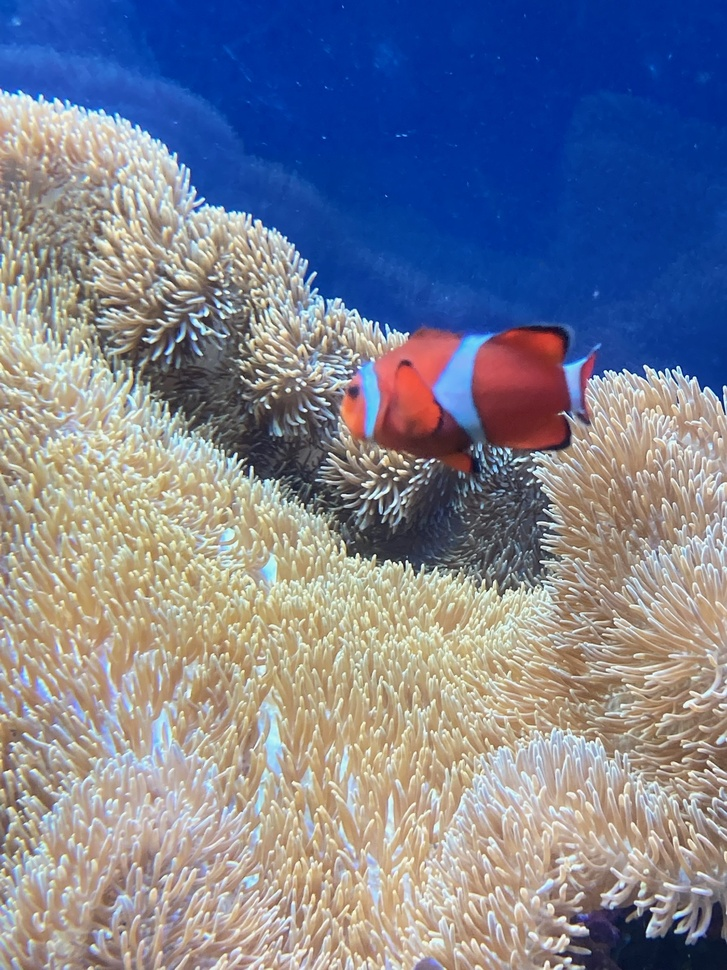
#> input picture fish.jpg, 727 x 970 px, shrunk from 1536 x 2048 before the run
$ python extract_red.py
#> lines starting #> are read from the running program, lines starting #| are printed output that depends on the picture; after the words box and inside, x2 and y2 are one past the last pixel; in counts of white or black regions, pixels touching at a corner belong together
import cv2
import numpy as np
import matplotlib.pyplot as plt

img_bgr = cv2.imread("fish.jpg")
#> img_bgr is the input picture: shape (970, 727, 3); mean B, G, R 146.4, 128.5, 123.5
img_hsv = cv2.cvtColor(img_bgr,cv2.COLOR_BGR2HSV)
#> img_hsv: shape (970, 727, 3); mean H, S, V 65.3, 105.4, 167.7

h, s, v = cv2.split(img_hsv)
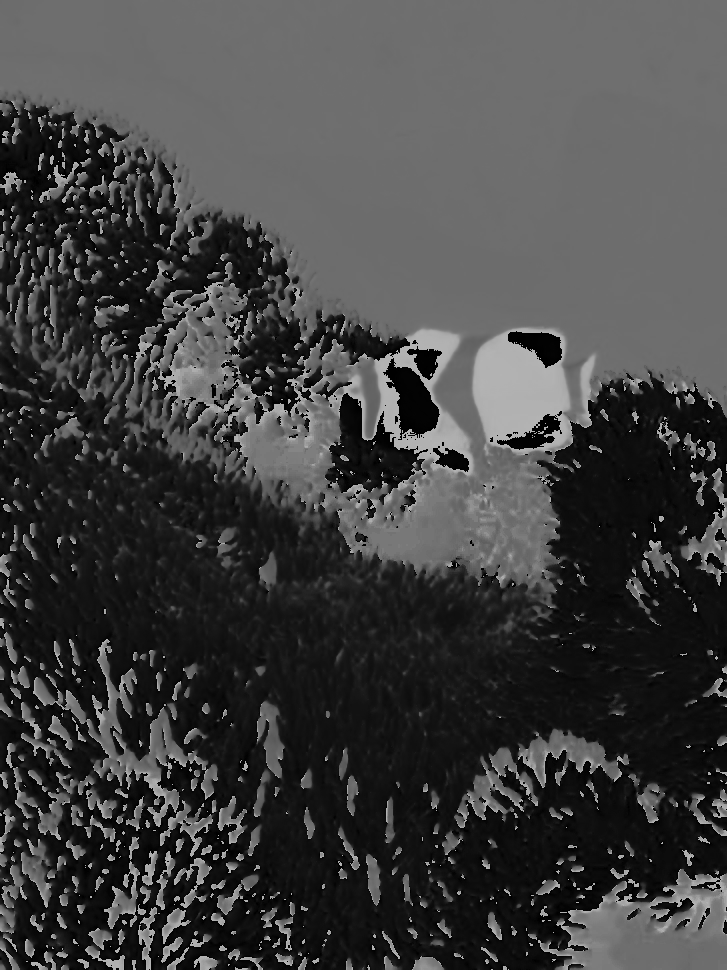
#> h: shape (970, 727); min 0, max 179, mean 65.3
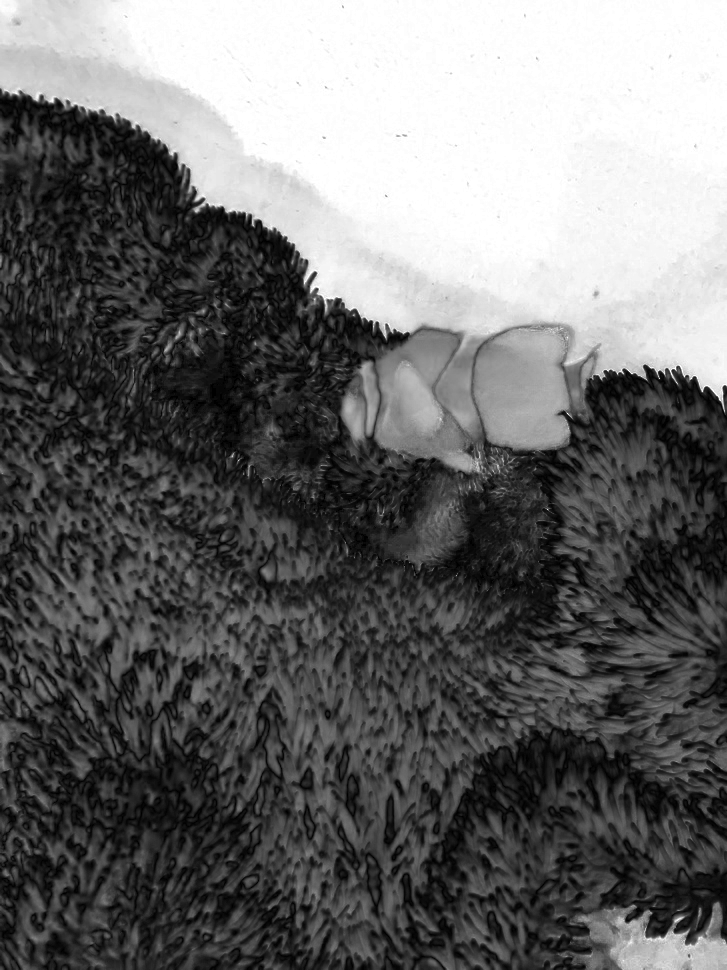
#> s: shape (970, 727); min 0, max 255, mean 105.4
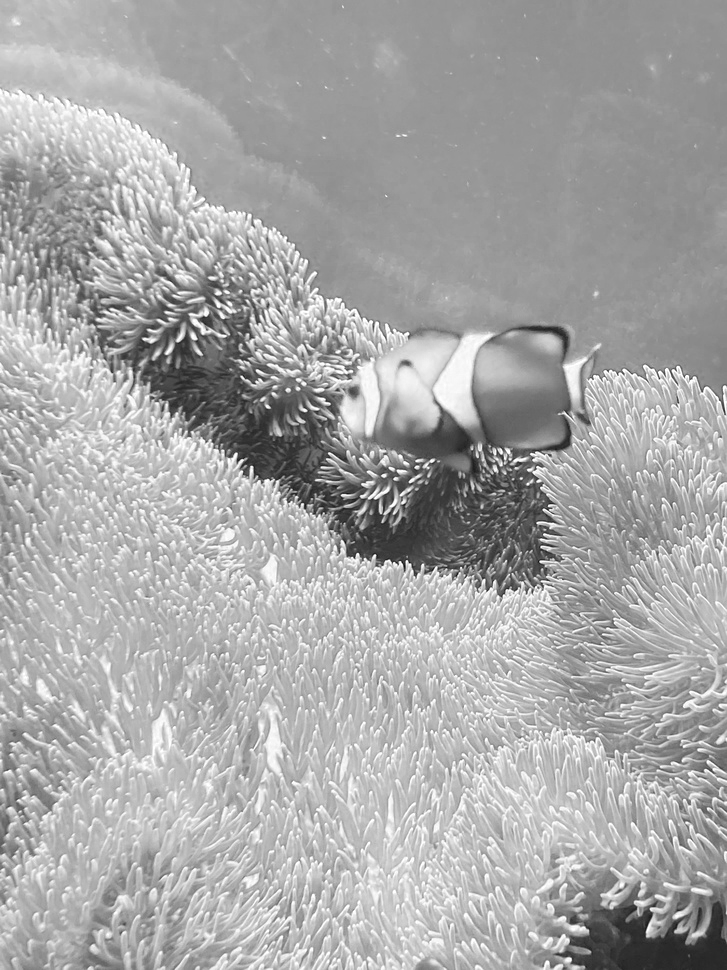
#> v: shape (970, 727); min 13, max 255, mean 167.7

plt.figure(figsize=(10,7))

mask = np.zeros(h.shape, dtype=np.uint8)

mask[(((0 < h) & (h < 2) )| ((150 < h) & (h< 180)) & (10< s))] = 255
mask_3ch = cv2.cvtColor(mask,cv2.COLOR_GRAY2BGR)
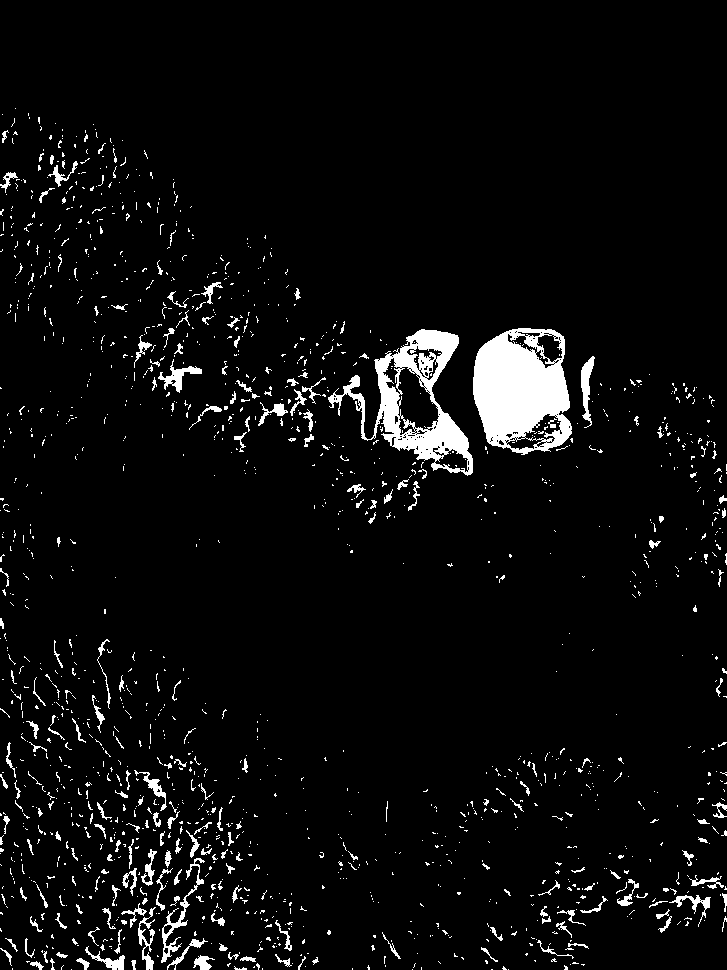
#> mask_3ch: shape (970, 727, 3); 4.8% white; 1548 white regions (1337 under 20 px), largest, box (x1, y1, x2, y2) and area: (473, 328, 572, 455) 8650, (328, 329, 473, 476) 6330, (161, 858, 205, 963) 661

mask = cv2.morphologyEx(mask, cv2.MORPH_CLOSE, np.ones((41,41),np.uint8))

result_img = cv2.bitwise_and(img_bgr,mask_3ch)
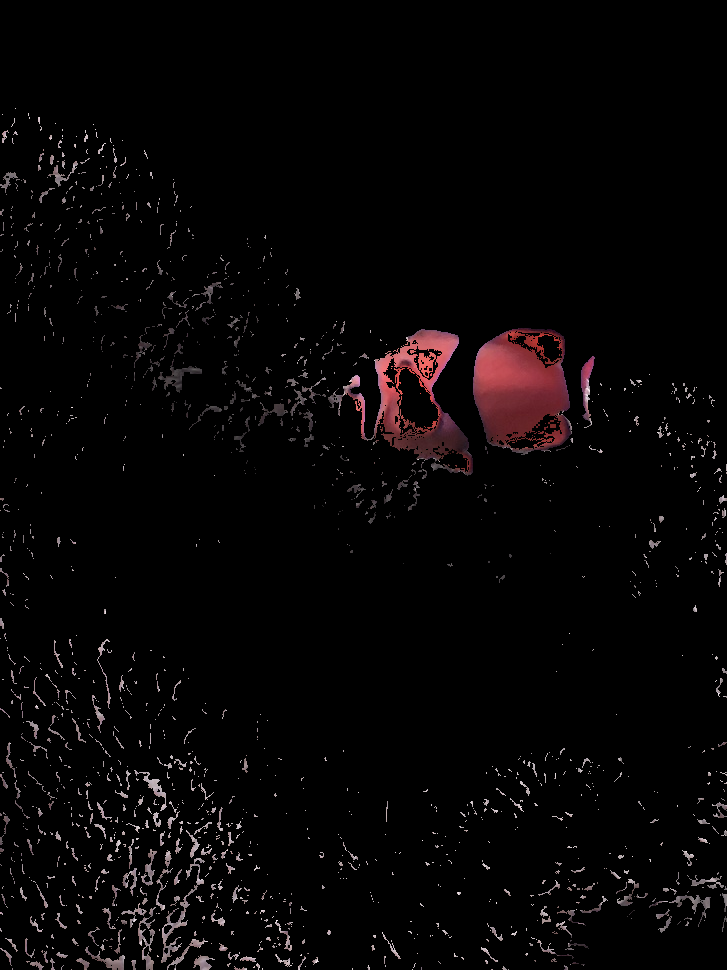
#> result_img: shape (970, 727, 3); mean B, G, R 5.1, 4.8, 6.8

cv2.imshow("result_img",result_img)

plt.subplot(2,3,1)
plt.title("Original (RGB)")
plt.imshow(cv2.cvtColor(img_bgr,cv2.COLOR_BGR2RGB))


plt.subplot(2,3,2)
plt.title("Hue (H)")
plt.imshow(cv2.cvtColor(h,cv2.COLOR_BGR2RGB))


plt.subplot(2,3,3)
plt.title("Saturation (S)")
plt.imshow(cv2.cvtColor(s,cv2.COLOR_BGR2RGB))


plt.subplot(2,3,4)
plt.title("Volume (V)")
plt.imshow(cv2.cvtColor(v,cv2.COLOR_BGR2RGB))


plt.subplot(2,3,5)
plt.title("Volume (V)")
plt.imshow(cv2.cvtColor(img_bgr,cv2.COLOR_BGR2RGB))


plt.subplot(2,3,6)
plt.title("Volume (V)")
plt.imshow(cv2.cvtColor(img_bgr,cv2.COLOR_BGR2RGB))

plt.show()
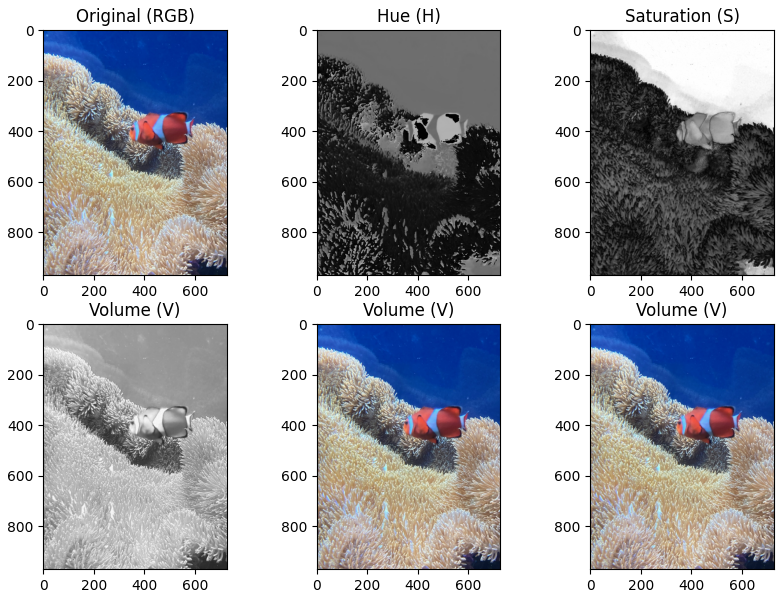
#> figure drawn by matplotlib, 6 panels
